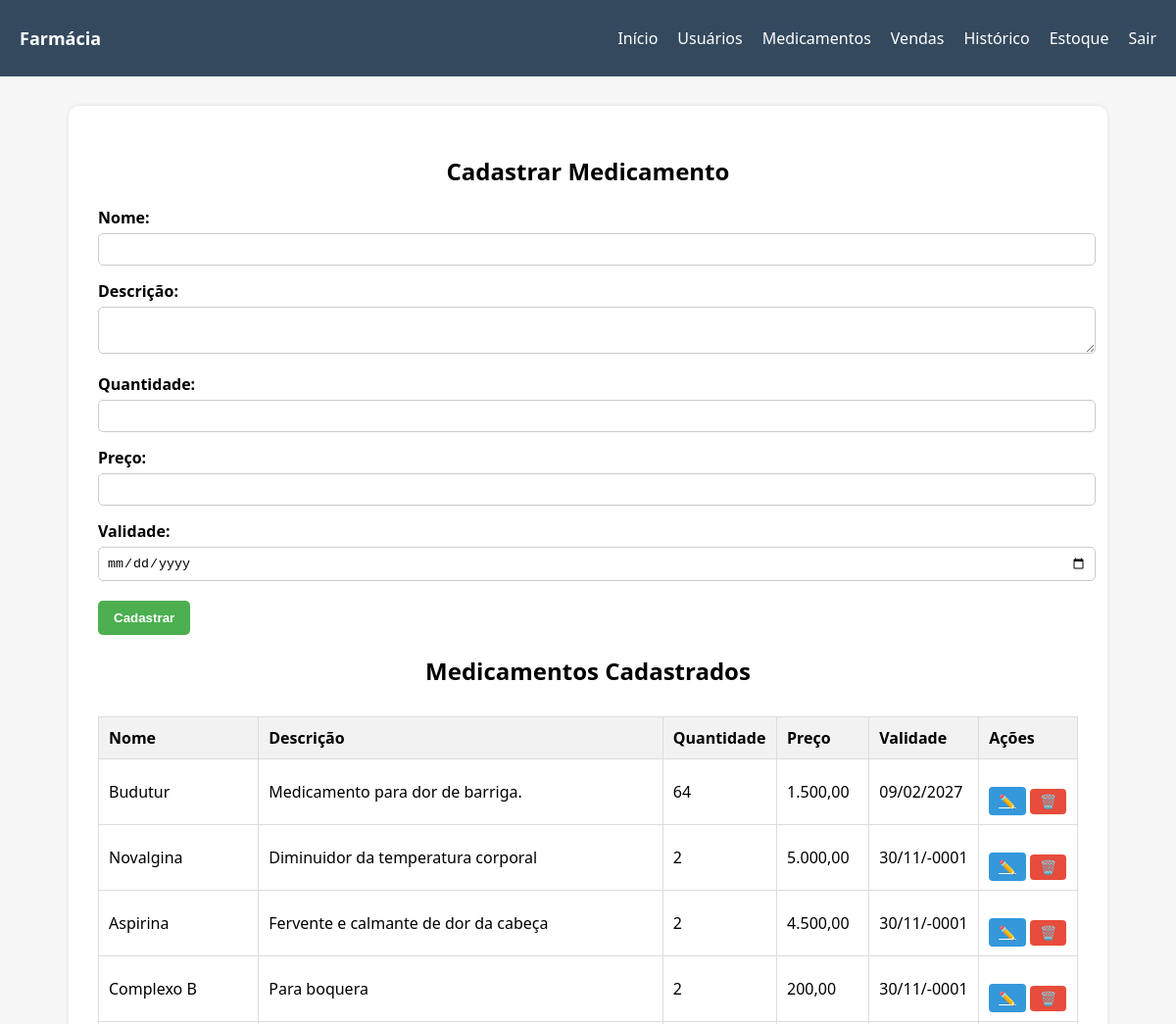
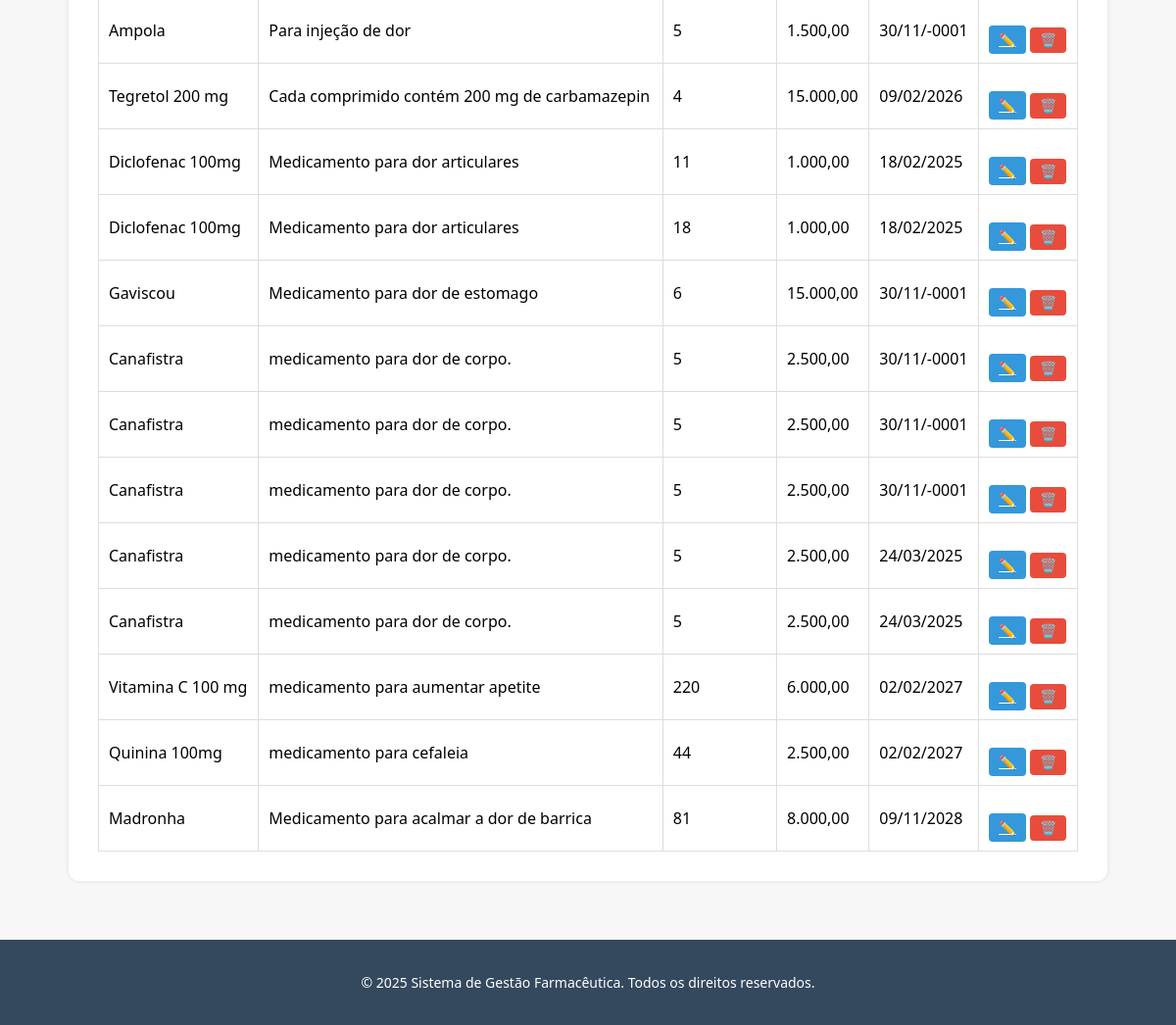
/cadastro_medicamento.php (signed in), run on the app's committed database (2 pictures, top to bottom).
### tables this page shows
CREATE TABLE `medicamentos` (
  `id` int(11) NOT NULL AUTO_INCREMENT,
  `nome` varchar(100) DEFAULT NULL,
  `descricao` varchar(250) DEFAULT NULL,
  `quantidade` int(11) DEFAULT NULL,
  `preco` decimal(10,2) DEFAULT NULL,
  `validade` date NOT NULL,
  PRIMARY KEY (`id`)
);

### cadastro_medicamento.php (the view, shortened to what this page needs)
<?php
function conectar_banco() {
    $conn = new mysqli("localhost", "root", "", "farmacia");
    return $conn;
}
$conn = conectar_banco();
$editar = null;
$dados = $conn->query("SELECT * FROM medicamentos");
?>
<!DOCTYPE html>
<html lang="pt">
<head>
</head>
<body>
<nav>
    <div class="logo">Farmácia</div>
    <ul>
        <li><a href="dashboard.php">Início</a></li>
        <li><a href="cadastro_usuarios.php">Usuários</a></li>
        <li><a href="cadastro_medicamento.php">Medicamentos</a></li>
        <li><a href="venda.php">Vendas</a></li>
        <li><a href="historico.php">Histórico</a></li>
        <li><a href="estoque.php">Estoque</a></li>
        <li><a href="logout.php">Sair</a></li>
    </ul>
</nav>
<div class="container">
    <h2><?php echo $editar ? "Editar Medicamento" : "Cadastrar Medicamento"; ?></h2>
    <form method="post">
        <label>Nome:</label>
        <input type="text" name="nome" value="<?php echo $editar['nome'] ?? ''; ?>" required>
        <label>Descrição:</label>
        <textarea name="descricao" required><?php echo $editar['descricao'] ?? ''; ?></textarea>
        <label>Quantidade:</label>
        <input type="number" name="quantidade" value="<?php echo $editar['quantidade'] ?? ''; ?>" required>
        <label>Preço:</label>
        <input type="number" step="0.01" name="preco" value="<?php echo $editar['preco'] ?? ''; ?>" required>
        <label>Validade:</label>
        <input type="date" name="validade" value="<?php echo $editar['validade'] ?? ''; ?>" required>
        <button type="submit" name="<?php echo $editar ? 'atualizar' : 'cadastrar'; ?>">
            <?php echo $editar ? 'Atualizar' : 'Cadastrar'; ?>
        </button>
    </form>
    <h2>Medicamentos Cadastrados</h2>
    <table>
        <thead>
            <tr>
                <th>Nome</th><th>Descrição</th><th>Quantidade</th><th>Preço</th><th>Validade</th><th>Ações</th>
            </tr>
        </thead>
        <tbody>
        <?php while ($m = $dados->fetch_assoc()): ?>
            <tr>
                <td><?php echo $m['nome']; ?></td>
                <td><?php echo $m['descricao']; ?></td>
                <td><?php echo $m['quantidade']; ?></td>
                <td><?php echo number_format($m['preco'], 2, ',', '.'); ?></td>
                <td><?php echo date('d/m/Y', strtotime($m['validade'])); ?></td>
                <td>
                    <a href="?editar=<?php echo $m['id']; ?>" class="btn editar">✏️</a>
                    <form method="post" style="display:inline">
                        <button type="submit" name="deletar" class="btn excluir" onclick="return confirm('Confirmar exclusão?')">🗑️</button>
                    </form>
                </td>
            </tr>
        <?php endwhile; ?>
        </tbody>
    </table>
</div>
<footer>
    <p>&copy; 2025 Sistema de Gestão Farmacêutica. Todos os direitos reservados.</p>
</footer>
</body>
</html>

### cadastro_medicamento.php (style rules this page uses)
body { font-family: 'Segoe UI', sans-serif; margin: 0; background: #f7f7f7; }
nav { background-color: #34495e; color: white; padding: 12px 20px; display: flex; justify-content: space-between; align-items: center; }
nav .logo { font-weight: bold; font-size: 18px; }
nav ul { list-style: none; display: flex; gap: 20px; }
nav ul li a { color: white; text-decoration: none; font-weight: 500; }
.container { max-width: 1000px; margin: 30px auto; background: white; padding: 30px; border-radius: 10px; box-shadow: 0 0 5px rgba(0,0,0,0.1); }
h2 { text-align: center; }
form label { font-weight: bold; display: block; margin-top: 15px; }
form input, form textarea { width: 100%; padding: 8px; border: 1px solid #ccc; margin-top: 5px; border-radius: 5px; }
button { margin-top: 20px; padding: 10px 16px; background-color: #4CAF50; color: white; border: none; font-weight: bold; border-radius: 5px; cursor: pointer; }
table { width: 100%; margin-top: 30px; border-collapse: collapse; }
th, td { padding: 10px; text-align: left; border: 1px solid #ddd; }
th { background-color: #f2f2f2; }
.btn { padding: 5px 10px; border: none; font-size: 14px; cursor: pointer; border-radius: 4px; }
.btn.editar { background-color: #3498db; color: white; }
.btn.excluir { background-color: #e74c3c; color: white; }
footer { margin-top: 60px; background-color: #34495e; color: white; text-align: center; padding: 20px; font-size: 14px; }

### data on the page
medicamentos: nome "Budutur", descricao "Medicamento para dor de barriga.", quantidade "64", preco "1.500,00", validade "09/02/2027"
medicamentos: nome "Novalgina", descricao "Diminuidor da temperatura corporal", quantidade "2", preco "5.000,00", validade "30/11/-0001"
medicamentos: nome "Aspirina", descricao "Fervente e calmante de dor da cabeça", quantidade "2", preco "4.500,00", validade "30/11/-0001"
medicamentos: nome "Complexo B", descricao "Para boquera", quantidade "2", preco "200,00", validade "30/11/-0001"
medicamentos: nome "Ampola", descricao "Para injeção de dor", quantidade "5", preco "1.500,00", validade "30/11/-0001"
medicamentos: nome "Tegretol 200 mg", descricao "Cada comprimido contém 200 mg de carbamazepin", quantidade "4", preco "15.000,00", validade "09/02/2026"
medicamentos: nome "Diclofenac 100mg", descricao "Medicamento para dor articulares", quantidade "11", preco "1.000,00", validade "18/02/2025"
medicamentos: nome "Diclofenac 100mg", descricao "Medicamento para dor articulares", quantidade "18", preco "1.000,00", validade "18/02/2025"
medicamentos: nome "Gaviscou", descricao "Medicamento para dor de estomago", quantidade "6", preco "15.000,00", validade "30/11/-0001"
medicamentos: nome "Canafistra", descricao "medicamento para dor de corpo.", quantidade "5", preco "2.500,00", validade "30/11/-0001"
medicamentos: nome "Canafistra", descricao "medicamento para dor de corpo.", quantidade "5", preco "2.500,00", validade "30/11/-0001"
medicamentos: nome "Canafistra", descricao "medicamento para dor de corpo.", quantidade "5", preco "2.500,00", validade "30/11/-0001"
medicamentos: nome "Canafistra", descricao "medicamento para dor de corpo.", quantidade "5", preco "2.500,00", validade "24/03/2025"
medicamentos: nome "Canafistra", descricao "medicamento para dor de corpo.", quantidade "5", preco "2.500,00", validade "24/03/2025"
medicamentos: nome "Vitamina C 100 mg", descricao "medicamento para aumentar apetite", quantidade "220", preco "6.000,00", validade "02/02/2027"
medicamentos: nome "Quinina 100mg", descricao "medicamento para cefaleia", quantidade "44", preco "2.500,00", validade "02/02/2027"
medicamentos: nome "Madronha", descricao "Medicamento para acalmar a dor de barrica", quantidade "81", preco "8.000,00", validade "09/11/2028"
